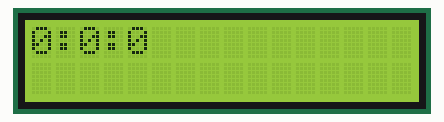
This sketch was run on a simulated Arduino Uno, built with avr-gcc and run on an emulated ATmega328P. Shown: 16×2 character LCD.

Above: at 0.1 s.
At 4.1 s:
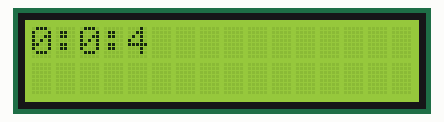
At 9.1 s:
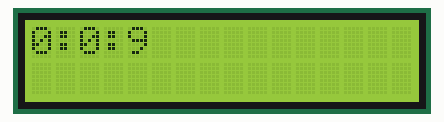
At 19.2 s:
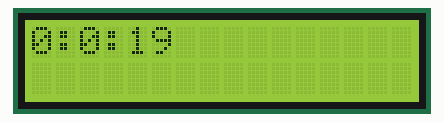
At 28.2 s:
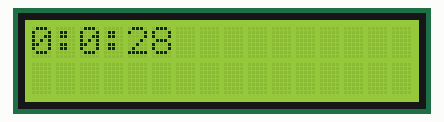
At 38.2 s:
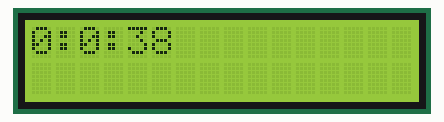

Measured:
- what the display in image 1 shows lasts 1.0 s, from 4.1 s to 5.1 s

The sketch:

Timer.ino
```cpp
#include <LiquidCrystal.h>

int sec = 0;
int min  =0;
int hr = 0;
int c = 0;
int timerMin = 1; // set minutes for timer
int timerHr = 0;  // set hours for timer
LiquidCrystal lcd(12, 11, 5, 4, 3, 2);

void setup() {

  lcd.begin(16, 2);
  pinMode(8,OUTPUT);
}

void loop() {

  c = millis()/1000;
  sec = c%60;
  min = (c/60)%60;
  hr = (c/3600)%24;
  lcd.print(hr);
  lcd.print(":");
  lcd.print(min);
  lcd.print(":");
  lcd.print(sec);
  delay(1000);
  lcd.clear();
  if( min == timerMin){
    tone(8,3000,60000);
  }
  else if(min != timerMin){
    noTone(8);
  }
}
```
